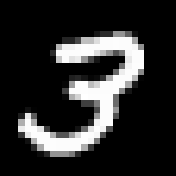
#> input picture hidden/images/3.png, 176 x 176 px
$ python morphology.py --img_path ../../images/3.png
#> lines starting #> are read from the running program, lines starting #| are printed output that depends on the picture
#> further down, img is the input picture: shape (176, 176); min 0, max 255, mean 43.8
#| Loaded image (176, 176)
import argparse

import imageio
import matplotlib.pyplot as plt
import numpy as np
from skimage import morphology
from skimage.morphology import ball, diamond, disk, star


def apply_erosion(img: np.ndarray,
                  struc_size: int):
    r"""
    This function is used to apply erosion morphology in grayscale image.
    - img: Input gray scale image as a numpy array.
    - struc_size: Size of the diamond structuring element.

    Returns:
    - Eroded image as a uint8 numpy array.
    """
#> called with struc_size = 3

    out_img = morphology.erosion(img, footprint=diamond(struc_size)).astype(np.uint8)
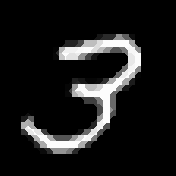
#> out_img: shape (176, 176); min 0, max 253, mean 26.9
    return out_img


def apply_dilation(img: np.ndarray,
                   struc_size: int):
    r"""
    This function is used to apply dilation morphology in grayscale image.
    - img: Input gray scale image as a numpy array.
    - struc_size: Size of the disk structuring element.

    Returns:
    - Dilated image as a uint8 numpy array.
    """
#> called with struc_size = 3

    out_img = morphology.dilation(image=img, footprint=disk(struc_size)).astype(np.uint8)
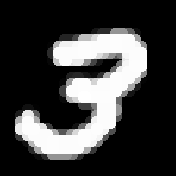
#> out_img: shape (176, 176); min 0, max 255, mean 61.5
    return out_img


def apply_closing(img: np.ndarray,
                  struc_size: int):
    r"""
    This function is used to apply dilation morphology in grayscale image.
    - img: Input gray scale image as a numpy array.
    - struc_size: Size of the star structuring element.

    Returns:
    -  applied image as a uint8 numpy array.
    """

    out_img = morphology.closing(image=img, footprint=star(struc_size)).astype(np.uint8)
    return out_img


def apply_opening(img: np.ndarray,
                  struc_size: int):
    r"""
    This function is used to apply dilation morphology in grayscale image.
    - img: Input gray scale image as a numpy array.
    - struc_size: Size of the dimond structuring element.

    Returns:
    -  applied image as a uint8 numpy array.
    """
#> called with struc_size = 3

    out_img = morphology.opening(image=img, footprint=diamond(struc_size))
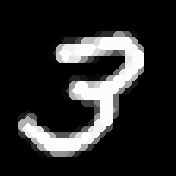
#> out_img: shape (176, 176); min 0, max 253, mean 41.6
    return out_img


if __name__ == '__main__':
    parser = argparse.ArgumentParser()
    parser.add_argument('--img_path', default=None, help='path to the image')
    parser.add_argument('--struc_size', type=int, default=3, help='size of structuring element')
    args = parser.parse_args()

    img = imageio.v2.imread(args.img_path if args.img_path is not None else '../../images/3.png',
                            pilmode='L')
    print('Loaded image', img.shape)

    # visualize
    fig, axes = plt.subplots(1, 5, figsize=(20, 4))
    axes = axes.flatten()

    axes[0].imshow(img, cmap='gray', vmin=0, vmax=255)
    axes[0].set_title('$x$')

    axes[1].imshow(apply_erosion(img=img, struc_size=args.struc_size), cmap='gray', vmin=0, vmax=255)
    axes[1].set_title('$\\mathrm{erosion}(x)$')

    axes[2].imshow(apply_dilation(img=img, struc_size=args.struc_size), cmap='gray', vmin=0, vmax=255)
    axes[2].set_title('$\\mathrm{dilation}(x)$')

    axes[3].imshow(apply_opening(img=img, struc_size=args.struc_size), cmap='gray', vmin=0, vmax=255)
    axes[3].set_title('$\\mathrm{opening}(x)$')

    axes[4].imshow(apply_closing(img=img, struc_size=args.struc_size), cmap='gray', vmin=0, vmax=255)
#> in apply_closing, `out_img = morphology.closing(image=img, footprint=star(struc_size)).as..`:
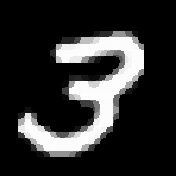
#> out_img: shape (176, 176); min 0, max 255, mean 45.7
    axes[4].set_title('$\\mathrm{closing}(x)$')

    for ax in axes:
        ax.axis('off')
    fig.tight_layout()
    plt.show()

$ run again, with hidden/images/00.png copied over hidden/images/3.png
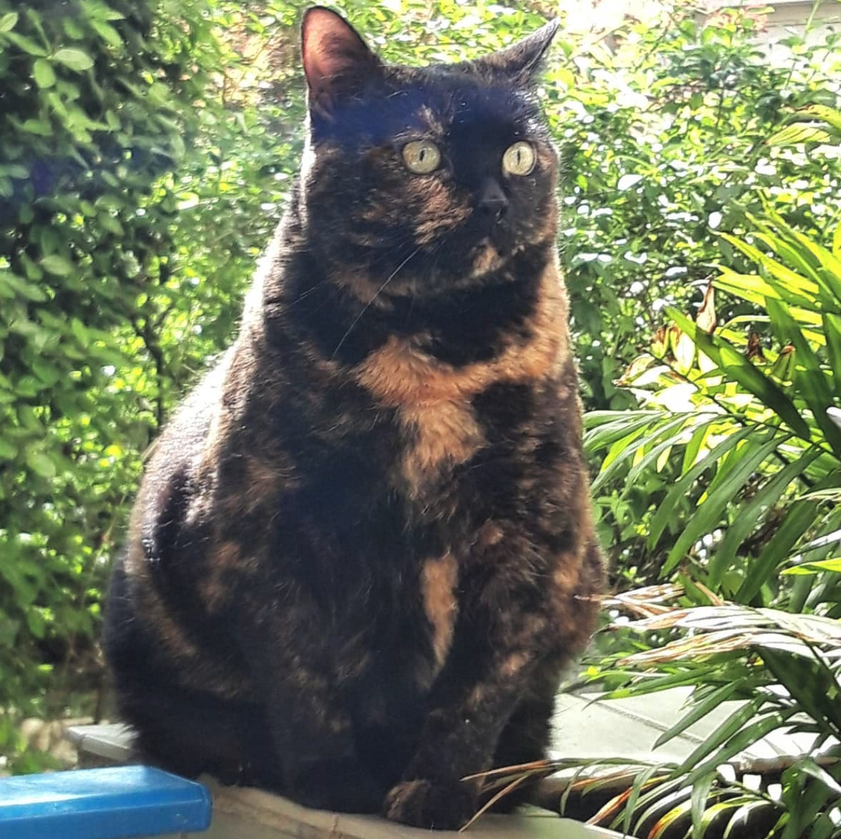
#> input picture hidden/images/00.png, 841 x 839 px, shrunk from 1230 x 1226 before the run
#> `img = imageio.v2.imread(args.img_path if args.img_path is not None els..`:
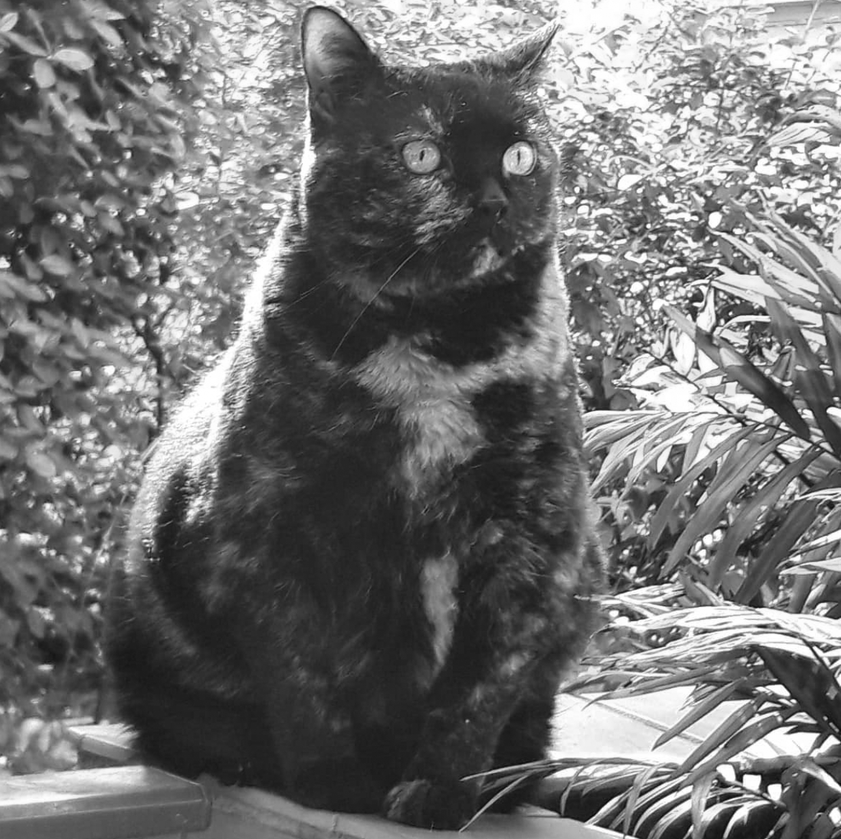
#> img: shape (839, 841); min 9, max 255, mean 113.9
#| Loaded image (839, 841)
#> in apply_closing, `out_img = morphology.closing(image=img, footprint=star(struc_size)).as..`:
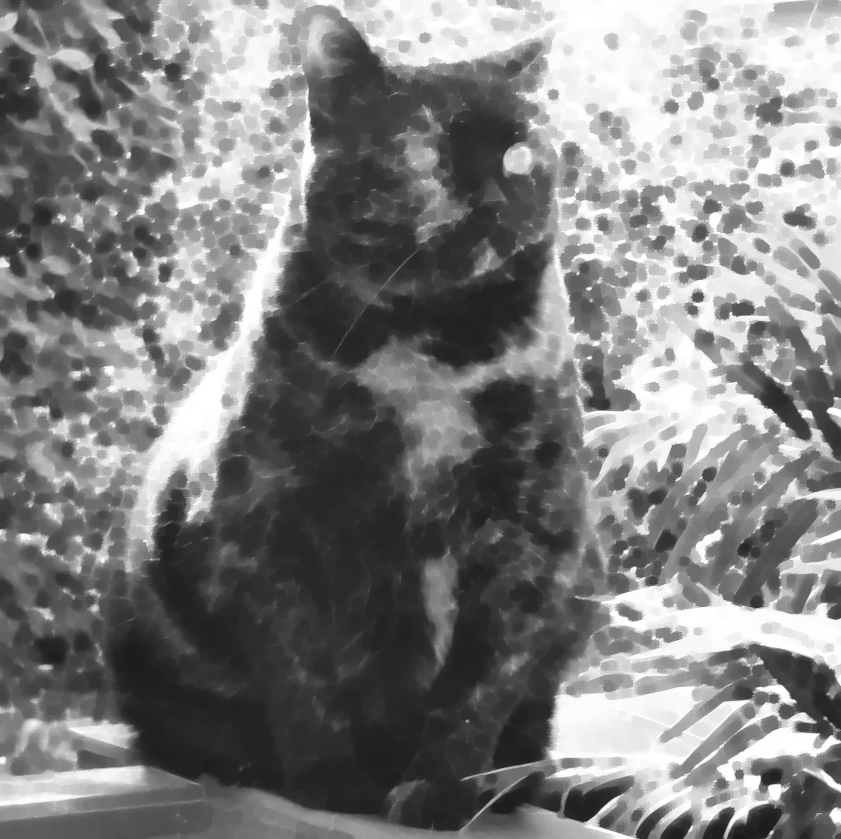
#> out_img: shape (839, 841); min 26, max 255, mean 127.4
